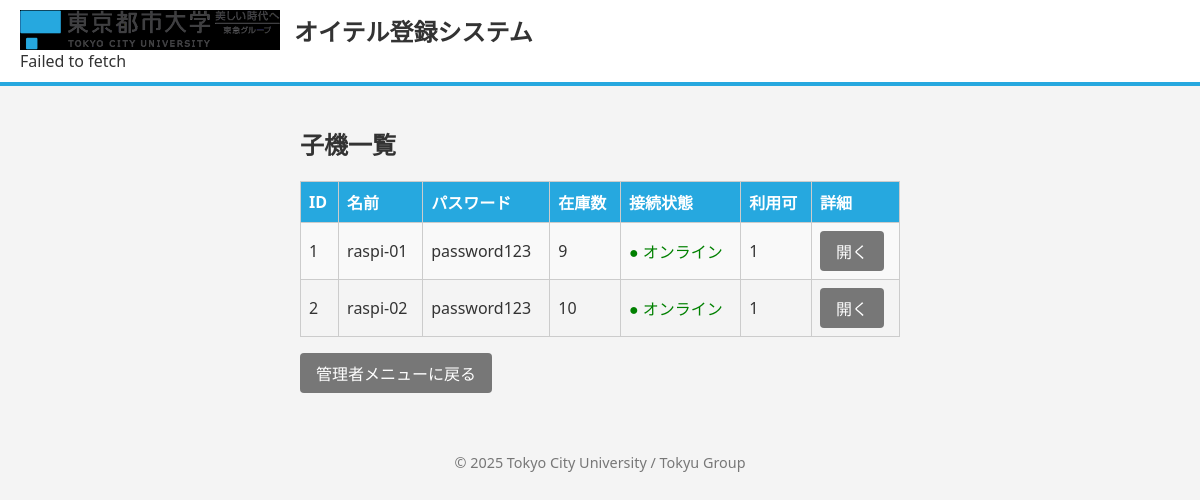
The app's page /admin/units (signed in) with its own data.
### tables this page shows
CREATE TABLE units (
                    id INTEGER PRIMARY KEY AUTOINCREMENT,
                    name TEXT UNIQUE NOT NULL,
                    password TEXT NOT NULL,
                    stock INTEGER DEFAULT 0,
                    connect INTEGER DEFAULT 0,
                    available INTEGER DEFAULT 1
                , last_seen TEXT);

### app.py (the view)
@app.route("/admin/units")
def admin_units():
    if not session.get('admin_logged_in'):
        return redirect(url_for('admin_login'))
    db = get_db()
    HEARTBEAT_TIMEOUT = timedelta(seconds=65)
    now = datetime.now()
    active_units = db.execute("SELECT * FROM units WHERE connect = 1").fetchall()
    for unit in active_units:
        if unit['last_seen']:
            try:
                last_seen_dt = datetime.strptime(unit['last_seen'], "%Y-%m-%d %H:%M:%S")
                if now - last_seen_dt > HEARTBEAT_TIMEOUT:
                    db.execute("UPDATE units SET connect = 0 WHERE id = ?", (unit['id'],))
                    add_history(f"子機がタイムアウトしました: {unit['name']}")
            except ValueError:
                continue
    db.commit() # 状態の更新を確定
    all_units = db.execute("SELECT * FROM units ORDER BY id").fetchall()
    return render_template("admin_units.html", units=all_units)

### app.py (called while the page is built)
def get_db():
    db = getattr(g, '_database', None)
    if db is None:
        db = g._database = sqlite3.connect(DB_PATH)
        db.row_factory = sqlite3.Row
    return db

@app.teardown_appcontext
def close_connection(exception):
    db = getattr(g, '_database', None)
    if db is not None:
        db.close()

### templates/admin_units.html
{% extends "base.html" %}
{% block content %}
<div class="admin-section">
  <h2>子機一覧</h2>
  <table class="data-table">
    <tr>
      <th>ID</th><th>名前</th><th>パスワード</th><th>在庫数</th><th>接続状態</th><th>利用可</th><th>詳細</th>
    </tr>
    {% for unit in units %}
    <tr>
      <td>{{ unit[0] }}</td>
      <td>{{ unit[1] }}</td>
      <td>{{ unit[2] }}</td>
      <td>{{ unit[3] }}</td>
      <td>
        {% if unit[4] == 1 %}
          <span style="color: green;">● オンライン</span>
        {% else %}
          <span style="color: red;">● オフライン</span>
        {% endif %}
      </td>
      <td>{{ unit[5] }}</td>
      <td><a href="{{ url_for('admin_unit_detail', uid=unit[0]) }}" class="btn btn-secondary">開く</a></td>
    </tr>
    {% endfor %}
  </table>
  <p>
    <a href="{{ url_for('admin_dashboard') }}" class="btn btn-secondary">管理者メニューに戻る</a>
  </p>
</div>
{% endblock %}

### static/css/style20250506.css (style rules this page uses)
body { font-family: "Yu Gothic UI", "Segoe UI", "Helvetica Neue", sans-serif; background-color: #f4f4f4; margin: 0; padding: 0; color: #333; }
.admin-login, .admin-section { max-width: 600px; margin: 0 auto; }
.data-table { width: 100%; border-collapse: collapse; margin-bottom: 15px; }
.data-table th, .data-table td { border: 1px solid #ccc; padding: 8px; text-align: left; }
.data-table th { background-color: #26A8DF; color: #fff; }
.data-table tr:nth-child(even) td { background-color: #f9f9f9; }
.btn { display: inline-block; padding: 8px 16px; font-size: 1em; text-decoration: none; color: #fff; background-color: #26A8DF; border: none; border-radius: 4px; cursor: pointer; }
.btn-secondary { background-color: #777; }

### records on screen
units: id "1", name "raspi-01", password "password123", stock "9", connect "● オンライン", available "1"
units: id "2", name "raspi-02", password "password123", stock "10", connect "● オンライン", available "1"
